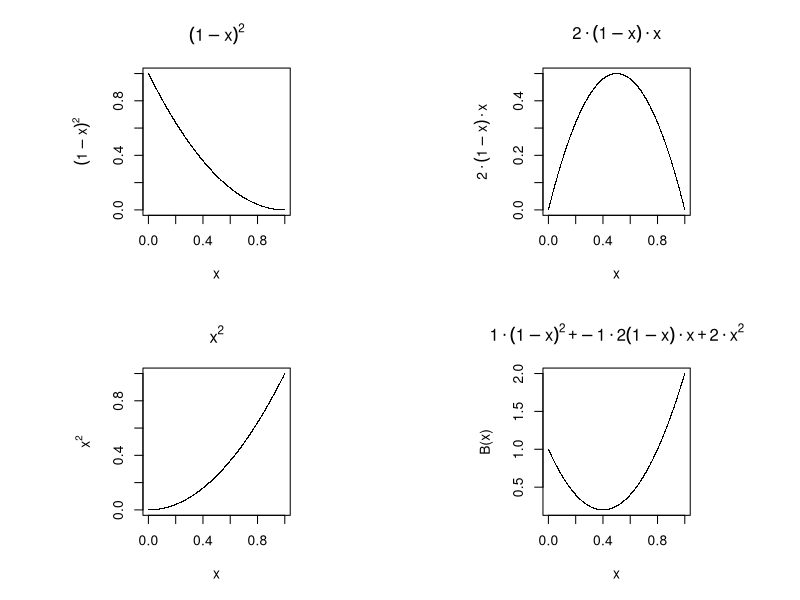
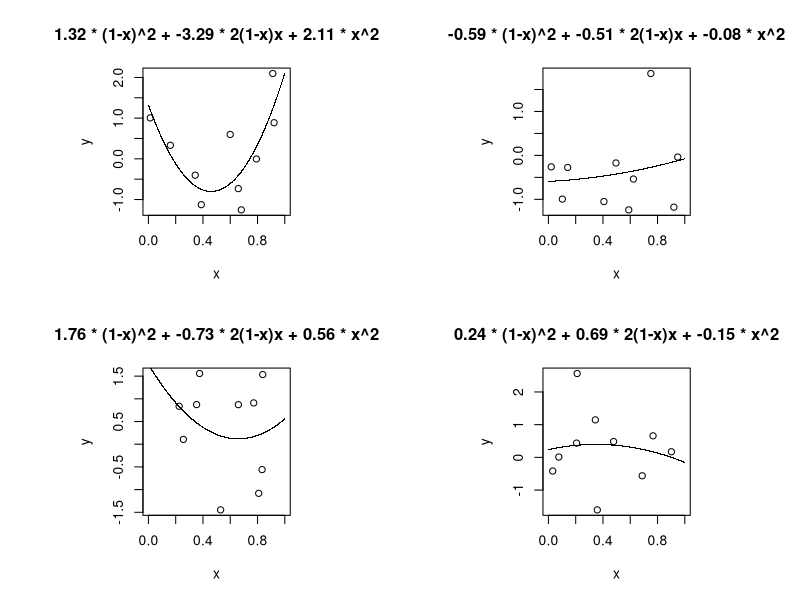

Reproduce these figures in R, in order.
## ---- chunk 1
knitr::opts_chunk$set(echo = TRUE)
library(dplyr)
## ---- chunk 2

# define a grid of x-values:
x <- seq(0,1,0.001)

# define the univariate quadratic bezier function  
B_x <- function(x,beta){ beta$beta0*(1-x)^2 + beta$beta1*2*(1-x)*x + beta$beta2*x^2 }

## ---- chunk 3
par( mfrow=c(2,2), pty = "s")

plot( x = x,
      y = (1-x)^2,
      pch = ".",
      ylab = expression( (1-x)^2 ),
      main = expression( (1-x)^2 ),
      xlab = "x"
    )
plot( x = x,
      y = 2*(1-x)*x,
      pch = ".",
      ylab = expression( 2 %.% (1-x) %.% x ),
      main = expression( 2 %.% (1-x) %.% x ),
      xlab = "x"
    )
plot( x = x,
      y = x^2,
      pch = ".",
      ylab = expression( x^2 ),
      main = expression( x^2 ),
      xlab = "x"
    )

plot( x = x, 
      y = B_x( x = x, beta = list( beta0=1, beta1=-1, beta2=2 ) ),
      main = expression( 1 %.% (1-x)^2 +
                         -1 %.% 2(1-x)%.% x +
                         2 %.% x^2 ),
      ylab = "B(x)",
      pch = "."
    )
## ---- chunk 4
# create random data
par( mfrow = c(2,2) )
x <- runif(10,0,1)
y <- sin(x*8) + rnorm(10)

B0 <- (1-x)^2
B1 <- 2*(1-x)*x
B2 <- x^2

X <- cbind(B0,B1,B2)
OLS_coef <- solve( t(X)%*%X ) %*% t(X) %*% y
# this is the same as lm( y ~ B0 + B1 + B2 - 1 )

x_grid <- seq(0,1,0.001)
fitted_vals <- cbind( (1-x_grid)^2, 2*(1-x_grid)*x_grid, x_grid^2) %*% OLS_coef
plot( y ~ x, 
      main = paste0( round(OLS_coef[1], 2) , " * (1-x)^2 + ",
                     round(OLS_coef[2], 2), " * 2(1-x)x + ",  
                     round(OLS_coef[3], 2), " * x^2" ),
      xlim=c(0,1) 
    )
points( x=x_grid, y=fitted_vals, pch=".", main = "test")

x <- runif(10,0,1)
y <- sin(x*8) + rnorm(10)

B0 <- (1-x)^2
B1 <- 2*(1-x)*x
B2 <- x^2

X <- cbind(B0,B1,B2)
OLS_coef <- solve( t(X)%*%X ) %*% t(X) %*% y
# this is the same as lm( y ~ B0 + B1 + B2 - 1 )

x_grid <- seq(0,1,0.001)
fitted_vals <- cbind( (1-x_grid)^2, 2*(1-x_grid)*x_grid, x_grid^2) %*% OLS_coef
plot( y ~ x, 
      main = paste0( round(OLS_coef[1], 2) , " * (1-x)^2 + ",
                     round(OLS_coef[2], 2), " * 2(1-x)x + ",  
                     round(OLS_coef[3], 2), " * x^2" ),
      xlim=c(0,1) 
    )
points( x=x_grid, y=fitted_vals, pch=".", main = "test")

x <- runif(10,0,1)
y <- sin(x*8) + rnorm(10)

B0 <- (1-x)^2
B1 <- 2*(1-x)*x
B2 <- x^2

X <- cbind(B0,B1,B2)
OLS_coef <- solve( t(X)%*%X ) %*% t(X) %*% y
# this is the same as lm( y ~ B0 + B1 + B2 - 1 )

x_grid <- seq(0,1,0.001)
fitted_vals <- cbind( (1-x_grid)^2, 2*(1-x_grid)*x_grid, x_grid^2) %*% OLS_coef
plot( y ~ x, 
      main = paste0( round(OLS_coef[1], 2) , " * (1-x)^2 + ",
                     round(OLS_coef[2], 2), " * 2(1-x)x + ",  
                     round(OLS_coef[3], 2), " * x^2" ),
      xlim=c(0,1) 
    )
points( x=x_grid, y=fitted_vals, pch=".", main = "test")

x <- runif(10,0,1)
y <- sin(x*8) + rnorm(10)

B0 <- (1-x)^2
B1 <- 2*(1-x)*x
B2 <- x^2

X <- cbind(B0,B1,B2)
OLS_coef <- solve( t(X)%*%X ) %*% t(X) %*% y
# this is the same as lm( y ~ B0 + B1 + B2 - 1 )

x_grid <- seq(0,1,0.001)
fitted_vals <- cbind( (1-x_grid)^2, 2*(1-x_grid)*x_grid, x_grid^2) %*% OLS_coef
plot( y ~ x, 
      main = paste0( round(OLS_coef[1], 2) , " * (1-x)^2 + ",
                     round(OLS_coef[2], 2), " * 2(1-x)x + ",  
                     round(OLS_coef[3], 2), " * x^2" ),
      xlim=c(0,1) 
    )
points( x=x_grid, y=fitted_vals, pch=".", main = "test")
